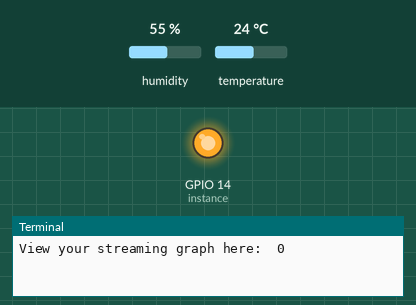
Simulated run of this program. Board: Raspberry Pi (BCM pin numbers). On the bench: output pins drawn as LEDs (lit = HIGH), the last lines printed to the terminal. Inputs (shaded band) come from the test bench; at power-on: temperature 24 °C, humidity 55 %. The clock reads 2024-03-15 10:24:30 at power-on unless the program sets it; databases and web services accept everything at once and return nothing; library files of the repository ran but are not shown: dht11.py.

Above: at 0.01 s.
At 1.2 s:
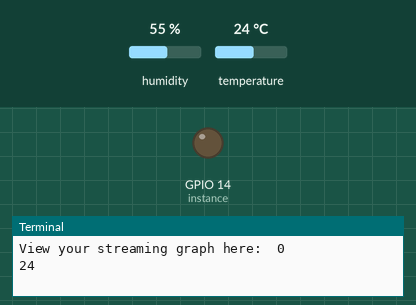
1.3 s: temperature set to 12 °C
4.1 s: temperature set to 19 °C
Timing chart, 0 to 7.1 s (numbered marks = the images above; inputs shaded):
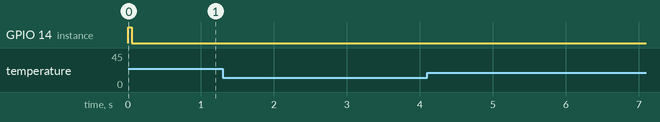

The program:

dht11_plotly.py
```python
## Plotly Example of basic temperature sensor ##
## iRaspberrypi
## plotly library/module is unavailable for python3 so it will work only with python2

#Import required modules
import plotly.plotly as myplot
import RPi.GPIO as GPIO
import json
import time
import datetime
import dht11

# initialize GPIO
GPIO.setwarnings(False)
GPIO.setmode(GPIO.BCM)
GPIO.cleanup()

# read data using pin 14
instance = dht11.DHT11(pin=14)


##### Read config.json #####
with open('./config.json') as config_file:
    plotly_user_config = json.load(config_file)

myplot.sign_in(plotly_user_config["plotly_username"], plotly_user_config["plotly_api_key"])

url = myplot.plot([
    {
        'x': [], 'y': [], 'type': 'scatter',
        'stream': {
            'token': plotly_user_config['plotly_streaming_tokens'][0],
            'maxpoints': 200
        }
    }], filename='Raspberry Pi Streaming Temp Values')

print "View your streaming graph here: ", url

# open stream to write sensor values to given streaming token.
stream = myplot.Stream(plotly_user_config['plotly_streaming_tokens'][0])
stream.open()

#the main sensor reading and plotting loop
while True:
    result = instance.read()
    temp_C = result.temperature
    print(temp_C)

    # write the data to plotly
    stream.write({'x': datetime.datetime.now(), 'y': temp_C})

    # delay between stream posts
    time.sleep(2)
```
